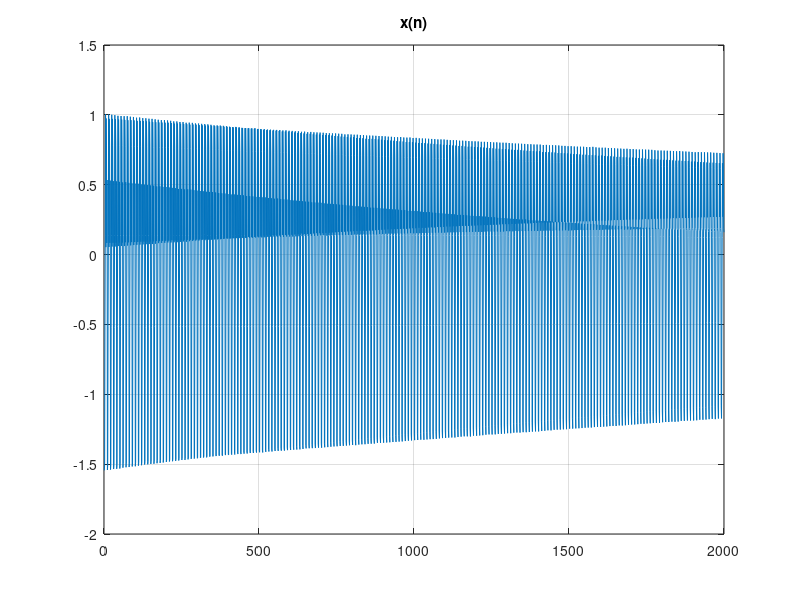

Reproduce this figure in MATLAB. (Note: this script raises an error after producing the figure.)
% svd_ar.m
clear all; close all;
N = 2000;                    % liczba analizowanych probek danych
fpr = 10000; dt = 1/fpr;    % liczba probek danych na sekunde, okres probkowania
f = [ 1000  2000  3000 4000];  % liczba powtorzen na sekunde skladowych sinusoidalnych
d = [ 1     2    3 4];  % tlumienie kolejnych skladowych
A = [ 1     0.5   0.25 0.5];  % amplituda kolejnych skladowych
K = length(f);              % liczba skladowych sygnalu
x = zeros(1,N);             % inicjalizacja danych
for k = 1 : K               % generacja i akumulacja kolejnych sinusoid 
   x =  x + A(k) * exp(-d(k)*(0:N-1)*dt) .* cos(2*pi*f(k)*(0:N-1)*dt + pi*rand(1,1));
end
SNR = 60; x = awgn(x,SNR);                   % dodanie szumu, poziom w decybelach
figure; plot(x); grid; title('x(n)');        % pokazanie sygnalu
[fest1, dest1 ] = fLP(x,K,dt),               % metoda LP Prony'ego
[fest2, dest2 ] = fLPSVD(x,K,dt),            % metoda LP-SVD Kumaresana-Tuftsa
[fest1 fest2], [dest1 dest2],                % porownanie

err_fest1 = max(abs(fest1 - f.')),
err_dest1 = max(abs(dest1 - d.')),
err_fest2 = max(abs(fest2 - f.')),
err_dest2 = max(abs(dest2 - d.')),

if err_fest1 > err_fest2
   disp("flp lepsze niż flpsvd (f)")
else
   disp("flpsvd lepsze niż flp (f)")
end
if err_dest1 > err_dest2
   disp("flp lepsze niż flpsvd (d)")
else
   disp("flpsvd lepsze niż flp (d)")
end

%flp
%1) W miarę zwiększania liczby analizowanych próbek, błąd się zmniejsza
%2) W miarę zwiększania wartości składowych, błąd się zmniejsza
%3) W miarę zwiększania ilości składowych, błąd się zmniejsza
%4) W miarę zwiększania wartości SNR, błąd się zmniejsza

%flpsvd
%1) W miarę zwiększania liczby analizowanych próbek, błąd się zmniejsza
%2) W miarę zwiększania wartości składowych, błąd się zmniejsza
%3) W miarę zwiększania ilości składowych, błąd się zmniejsza
%4) W miarę zwiększania wartości SNR, błąd się zmniejsza

%flp okazało się lepsze dodatkowo jest szybsze
